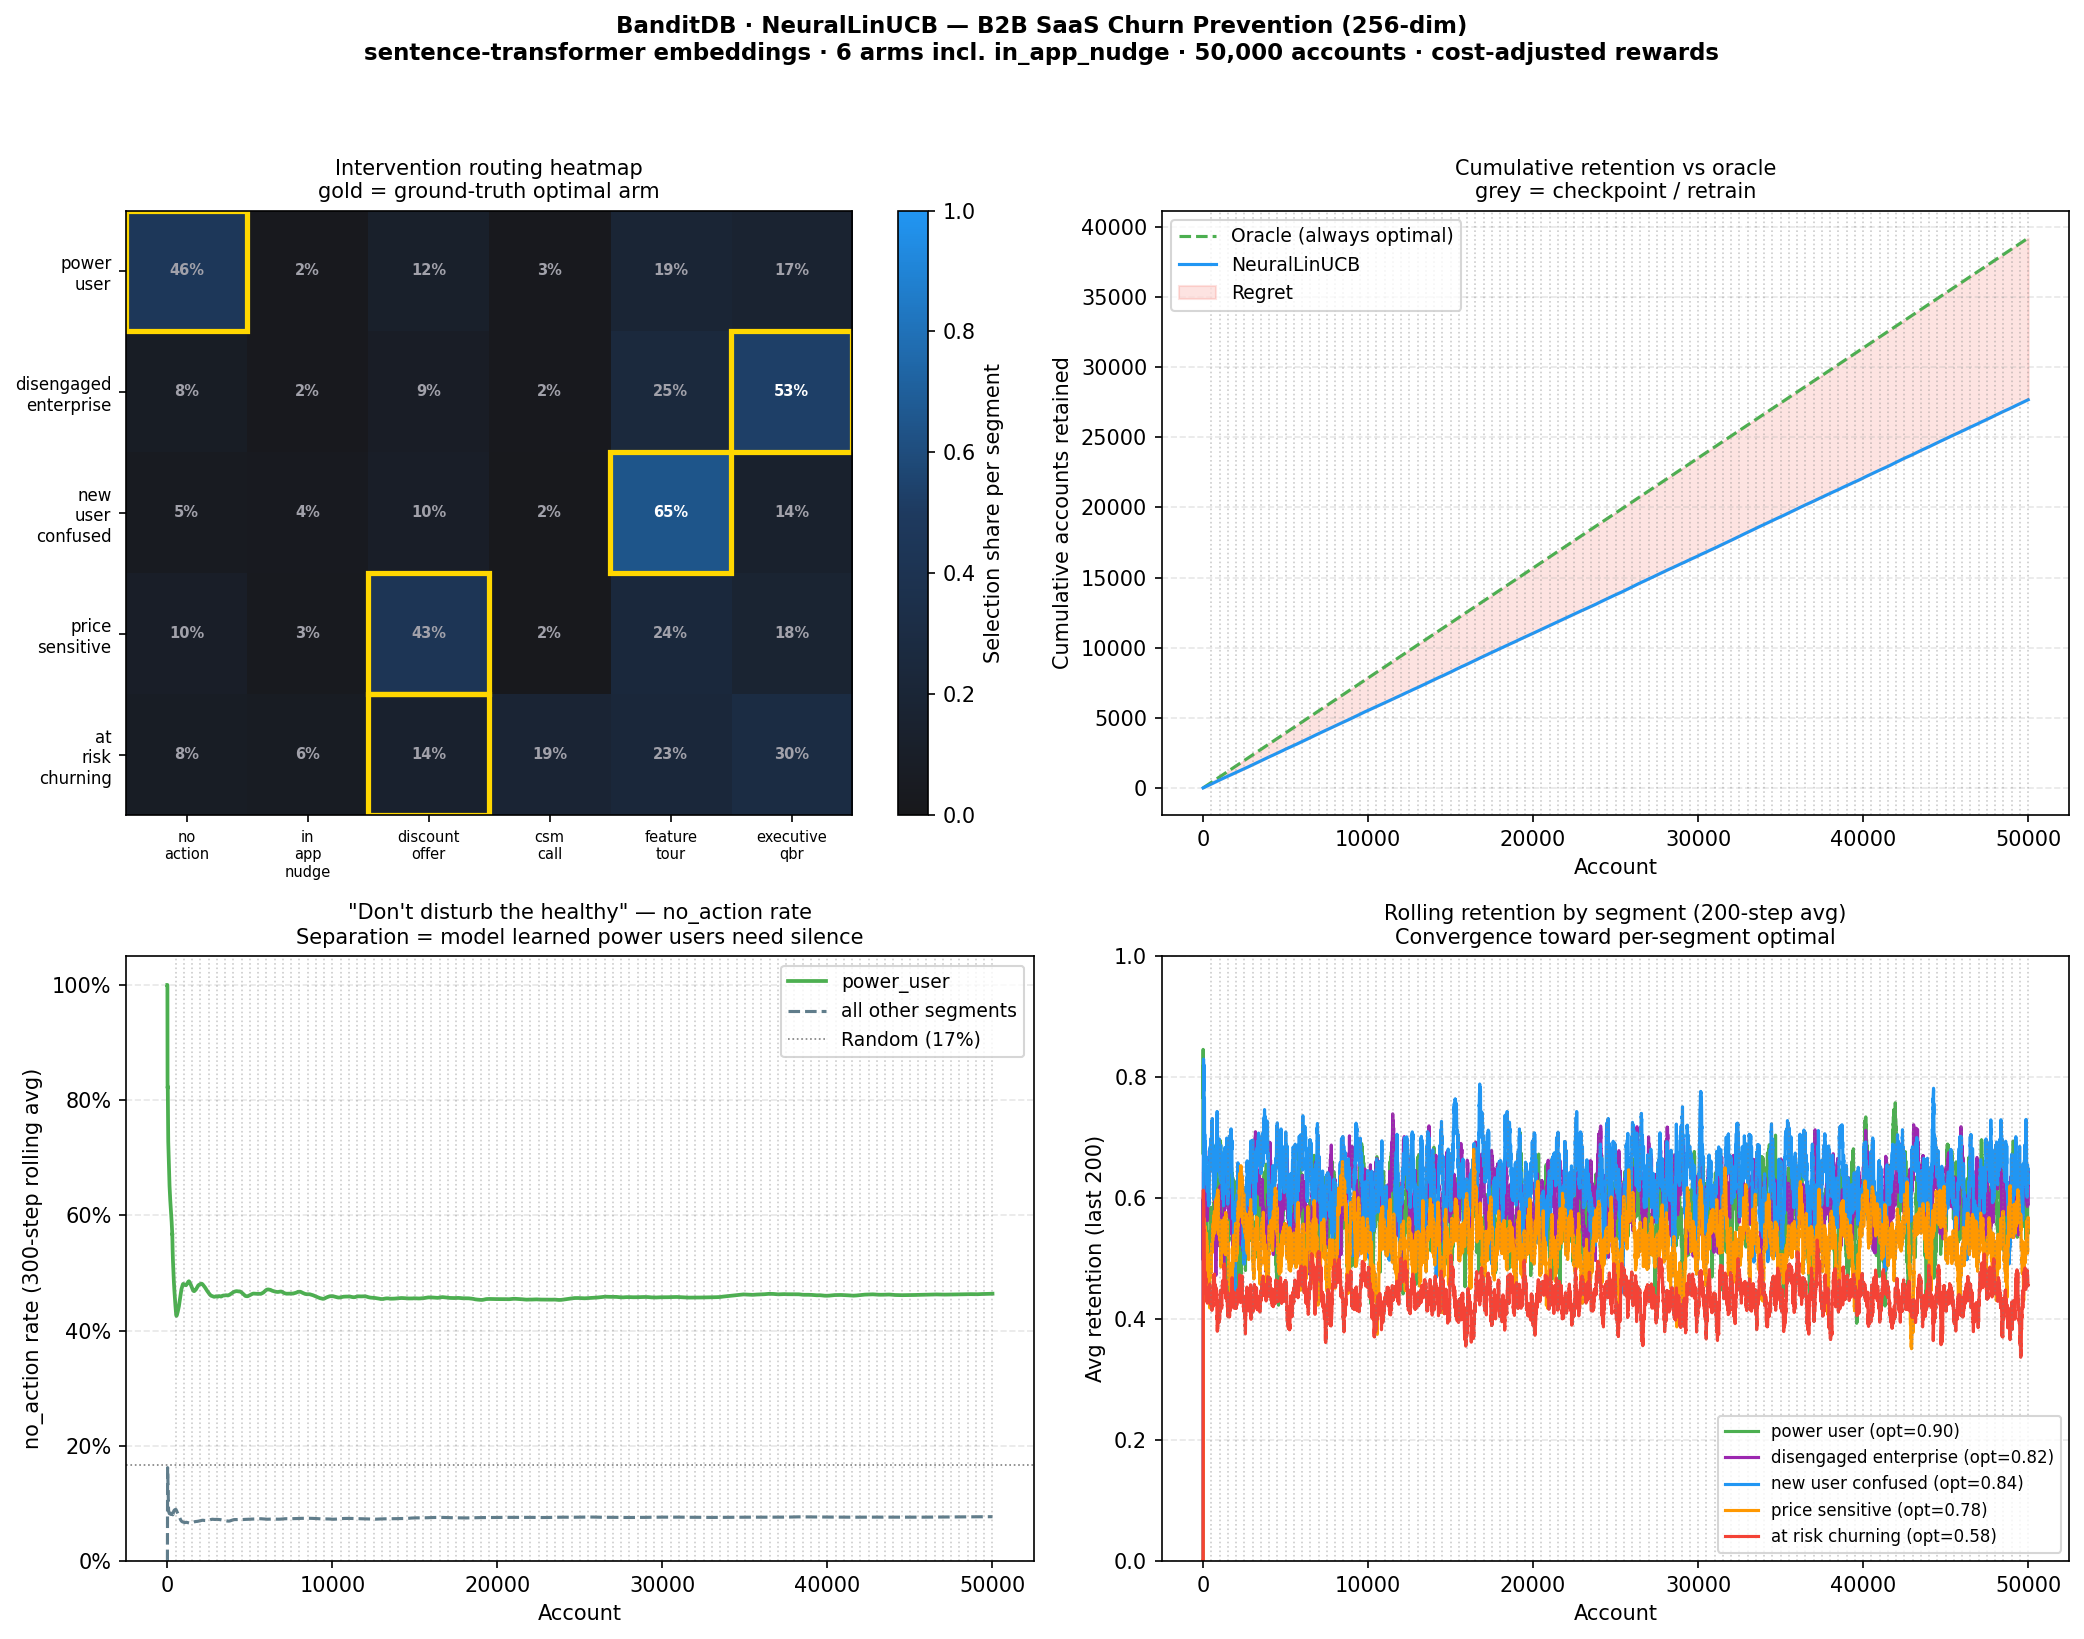

Here is the Python script that generated this plot:
"""examples/15_neural_linucb_churn_prevention_256dim.py

B2B SaaS Churn Prevention — NeuralLinUCB on 256-dim sentence embeddings.

Improvements over example 14 (1024-dim Voyage-3):
  • context_dim = 256 — 16× cheaper retrains, 14× less memory
  • embed_dim = 32   — better compression ratio for 256-dim context
  • retrain_every = 100 — 100 retrains over 10K iterations vs 40
  • 6 arms: adds in_app_nudge (automated $5/account middle option)
  • 10 000 iterations — full convergence expected

── Production embedding (256-dim) ──────────────────────────────────────────────

Replace make_context() with sentence-transformers. CPU-only, no API key:

    from sentence_transformers import SentenceTransformer
    import numpy as np

    encoder = SentenceTransformer("all-MiniLM-L6-v2")   # 22 MB, 384-dim output

    # Project 384 → 256 once at startup (fit PCA on a sample batch)
    from sklearn.decomposition import PCA
    pca = PCA(n_components=256, random_state=0)
    # pca.fit(encoder.encode(sample_texts))  # fit on 500+ samples

    def embed_customer_signals(customer: dict) -> list[float]:
        text = (
            f"Usage: {customer['usage_summary']}\\n"
            f"Days since last login: {customer['days_since_login']}\\n"
            f"Feature adoption: {customer['feature_adoption_pct']:.0%}\\n"
            f"Recent email: {customer['last_email_snippet']}\\n"
            f"Support: {customer['support_summary']}\\n"
            f"NPS: {customer['nps_score']}\\n"
            f"Tier: {customer['tier']}, ARR: ${customer['arr']:,}\\n"
        )
        emb = encoder.encode([text], normalize_embeddings=True)[0]   # 384-dim
        emb256 = pca.transform(emb.reshape(1, -1))[0]               # 256-dim
        return (emb256 / np.linalg.norm(emb256)).tolist()

Alternative: OpenAI text-embedding-3-small with dimensions=256 (native 256-dim output,
no PCA needed — drop-in replacement, one API call per customer event):

    from openai import OpenAI
    client = OpenAI()

    def embed_customer_signals(customer: dict) -> list[float]:
        text = ...  # same fused text as above
        r = client.embeddings.create(model="text-embedding-3-small",
                                     input=text, dimensions=256)
        return r.data[0].embedding   # already 256-dim unit vector

── Arms (6) ─────────────────────────────────────────────────────────────────────

  no_action         Stay silent. Critical for healthy accounts.
  in_app_nudge      Automated in-app banner or 3-email sequence. $5/account.
                    Middle option between silence and human outreach.
  discount_offer    20% off next 3 months. Direct answer to price concerns.
  csm_call          Human CSM outreach. $200/account. High-touch.
  feature_tour      Personalised 5-email onboarding/feature sequence.
  executive_qbr     VP/C-level Quarterly Business Review. Strategic signal.

── Key insight: in_app_nudge closes the gap ─────────────────────────────────────

Without in_app_nudge, the bandit's only options between "do nothing" and
"spend $200 on a CSM call" are binary. This forces the LinUCB layer to over-invest
in csm_call because no cheap alternative exists.

With in_app_nudge, the bandit discovers:
  • power_user:  no_action=0.90, in_app_nudge=0.25  → silence still best
  • new_user:    feature_tour=0.84, in_app_nudge=0.65 → automated onboarding works
  • at_risk:     csm_call (cost-adj)=0.53, discount=0.58 → discount wins on net value
  • disengaged:  executive_qbr=0.82, in_app_nudge=0.35 → enterprise needs humans

Cost-adjusted reward (csm_call costs $200 ≈ 0.15 reward units):
  at_risk_churning optimal → discount_offer (0.58 > csm_call 0.53)
  all others     → unchanged from raw rewards

── Memory advantage ─────────────────────────────────────────────────────────────

  Context dim:  256 (vs 1024 in example 14)
  Naive LinUCB: 256² × 6 arms × 8 bytes = 3.1 MB
  NeuralLinUCB: 32² × 6 + MLP weights  = ~220 KB  (14× smaller)
  vs example 14: retrains 16× faster, memory 3.5× less

Requirements:
    pip install requests matplotlib numpy
    cargo build --features neural
    BANDITDB_API_KEY=<key> ./target/debug/banditdb

Run:
    BANDITDB_API_KEY=<key> python examples/15_neural_linucb_churn_prevention_256dim.py
"""

import os
import sys
import time
import random
import requests
import numpy as np
import matplotlib.pyplot as plt
import matplotlib.ticker as mtick
from matplotlib.colors import LinearSegmentedColormap

SCRIPT_DIR       = os.path.dirname(os.path.abspath(__file__))
DB_URL           = "http://localhost:8080"
API_KEY          = os.getenv("BANDITDB_API_KEY", "BDB2H3a7JYS134GBevNhJV5WeOKCi0ehBjj")
HEADERS          = {"X-Api-Key": API_KEY, "Content-Type": "application/json"}
CAMPAIGN_ID      = "churn_256_v2"
CONTEXT_DIM      = 256    # sentence-transformer compatible (MiniLM / OpenAI 3-small)
EMBED_DIM        = 32     # 8× compression; LinUCB operates here
N_ITERATIONS     = 50_000
CHECKPOINT_EVERY = 500    # progress logging interval
RANDOM_SEED      = 31

ARMS = [
    "no_action",
    "in_app_nudge",     # new: automated $5/account middle option
    "discount_offer",
    "csm_call",
    "feature_tour",
    "executive_qbr",
]

SEGMENTS = [
    "power_user",
    "disengaged_enterprise",
    "new_user_confused",
    "price_sensitive",
    "at_risk_churning",
]

# ---------------------------------------------------------------------------
# Reward matrix: P(retained within 30 days | intervention).
# in_app_nudge fills the gap between silence and expensive human outreach.
# ---------------------------------------------------------------------------
REWARD_BASE = {
    "power_user": {
        "no_action":       0.90,  # healthy — silence is the right answer
        "feature_tour":    0.48,
        "in_app_nudge":    0.25,  # slight annoyance for a happy customer
        "csm_call":        0.35,
        "executive_qbr":   0.22,
        "discount_offer":  0.15,
    },
    "disengaged_enterprise": {
        "executive_qbr":   0.82,  # needs senior-level attention
        "csm_call":        0.58,
        "feature_tour":    0.42,
        "in_app_nudge":    0.35,  # too low-touch for enterprise accounts
        "discount_offer":  0.28,
        "no_action":       0.18,
    },
    "new_user_confused": {
        "feature_tour":    0.84,  # personalised onboarding works best
        "in_app_nudge":    0.65,  # automated sequence works nearly as well
        "csm_call":        0.55,
        "no_action":       0.22,
        "discount_offer":  0.18,
        "executive_qbr":   0.14,
    },
    "price_sensitive": {
        "discount_offer":  0.78,  # price is the issue — answer it directly
        "executive_qbr":   0.48,
        "csm_call":        0.45,
        "in_app_nudge":    0.42,  # value messaging helps
        "feature_tour":    0.32,
        "no_action":       0.12,
    },
    "at_risk_churning": {
        "csm_call":        0.68,  # human touch — best raw score
        "discount_offer":  0.58,  # best after cost adjustment
        "executive_qbr":   0.52,
        "in_app_nudge":    0.42,
        "feature_tour":    0.30,
        "no_action":       0.04,  # they churn without intervention
    },
}

CSM_COST = 0.15  # $200/call normalised — subtracted at reward time

# ---------------------------------------------------------------------------
# Memory footprint
# ---------------------------------------------------------------------------
linucb_bytes  = (CONTEXT_DIM ** 2 + 2 * CONTEXT_DIM) * 8 * len(ARMS)
neural_bytes  = (EMBED_DIM   ** 2 + 2 * EMBED_DIM)   * 8 * len(ARMS)
network_bytes = (CONTEXT_DIM * 128 + 128 +
                 128 * 64    + 64  +
                 64  * EMBED_DIM + EMBED_DIM) * 4
neural_total  = neural_bytes + network_bytes

print("── Memory footprint ─────────────────────────────────────────────────────────")
print(f"  Context dim:       {CONTEXT_DIM}   (256-dim sentence embedding)")
print(f"  Embed dim:         {EMBED_DIM}     ({CONTEXT_DIM}→{EMBED_DIM} compression, 8×)")
print(f"  Arms:              {len(ARMS)}")
print(f"  LinUCB (naive):    {linucb_bytes / 1024:.0f} KB  "
      f"({CONTEXT_DIM}×{CONTEXT_DIM}×{len(ARMS)} matrices)")
print(f"  NeuralLinUCB:      {neural_total / 1024:.0f} KB  "
      f"({EMBED_DIM}×{EMBED_DIM}×{len(ARMS)} + MLP weights)")
print(f"  Reduction:         {linucb_bytes / neural_total:.0f}×")
print(f"  Retrains:          every 100 rewards × {N_ITERATIONS//100} = "
      f"{N_ITERATIONS//100} total", flush=True)
print()

# ---------------------------------------------------------------------------
# Context generation — simulates 256-dim sentence-transformer embeddings.
# Production: replace with embed_customer_signals() + all-MiniLM-L6-v2.
# ---------------------------------------------------------------------------
np_rng = np.random.default_rng(RANDOM_SEED)
rng    = random.Random(RANDOM_SEED)

SEGMENT_CENTERS = {s: np_rng.standard_normal(CONTEXT_DIM) for s in SEGMENTS}
for s in SEGMENTS:
    SEGMENT_CENTERS[s] /= np.linalg.norm(SEGMENT_CENTERS[s])

def make_context(segment: str) -> list:
    raw = SEGMENT_CENTERS[segment] + np_rng.standard_normal(CONTEXT_DIM) * 0.25
    return (raw / np.linalg.norm(raw)).tolist()

def oracle_reward(arm: str, segment: str) -> float:
    base = REWARD_BASE[segment][arm]
    if arm == "csm_call":
        base = max(0.0, base - CSM_COST)
    return max(0.0, min(1.0, base + rng.gauss(0, 0.08)))

def expected_optimal(segment: str) -> float:
    return max(
        (v - CSM_COST if a == "csm_call" else v)
        for a, v in REWARD_BASE[segment].items()
    )

optimal_arm = {
    s: max(ARMS, key=lambda a: REWARD_BASE[s][a] - (CSM_COST if a == "csm_call" else 0))
    for s in SEGMENTS
}

# ---------------------------------------------------------------------------
# HTTP helper — retries on 429 with exponential backoff
# ---------------------------------------------------------------------------
def post(url: str, json_body: dict) -> requests.Response:
    for attempt in range(8):
        r = requests.post(url, headers=HEADERS, json=json_body)
        if r.status_code != 429:
            return r
        time.sleep(1.5 ** attempt)
    return r

# ---------------------------------------------------------------------------
# Create campaign
# ---------------------------------------------------------------------------
resp = post(f"{DB_URL}/campaign", {
    "campaign_id": CAMPAIGN_ID,
    "arms":        ARMS,
    "feature_dim": 0,
    "alpha":       0.5,
    "algorithm": {
        "neural_lin_ucb": {
            "context_dim":   CONTEXT_DIM,
            "embed_dim":     EMBED_DIM,
            "hidden_dim":    128,
            "hidden_layers": 2,
            "retrain_every": 100,   # 100 retrains over 10K iterations
            "retrain_steps": 200,
            "learning_rate": 0.001,
            "lambda":        1.0,
        }
    },
    "metadata": {
        "use_case":        "b2b_saas_churn_prevention",
        "embedding_model": "all-MiniLM-L6-v2 (384→256 PCA) or text-embedding-3-small (256)",
        "context_source":  "usage_signals_email_support_crm_fused",
        "reward_signal":   "account_retained_within_30_days",
        "cost_adjustment": "csm_call -0.15 (~$200/account)",
    },
})

if resp.status_code == 422:
    print("ERROR: NeuralLinUCB not compiled. Run: cargo build --features neural")
    sys.exit(1)
elif resp.status_code not in (200, 201, 409):
    print(f"Unexpected status {resp.status_code}: {resp.text}")
    sys.exit(1)

# ---------------------------------------------------------------------------
# Simulation loop
# ---------------------------------------------------------------------------
selection_matrix = {s: {a: 0 for a in ARMS} for s in SEGMENTS}

# "Don't disturb the healthy" tracker
noact_counts = {"power_user": 0, "other": 0}
noact_totals = {"power_user": 0, "other": 0}
noact_rate_pu = []
noact_rate_ot = []
NOACT_WINDOW  = 300

cum_reward     = 0.0
cum_optimal    = 0.0
cum_reward_log = []
cum_regret_log = []
checkpoint_steps = []
iterations     = []

WINDOW = 200
reward_window  = {s: [] for s in SEGMENTS}
rolling_reward = {s: [] for s in SEGMENTS}

print(f"Running {N_ITERATIONS:,} iterations — {CONTEXT_DIM}-dim context — "
      f"retrain every 100 rewards — checkpoint log every {CHECKPOINT_EVERY} …", flush=True)
print(f"{'Iter':>6}  {'':12}  {'Cum regret':>12}  "
      f"{'no_action (power)':>18}  {'no_action (other)':>17}")
print("─" * 74, flush=True)

for i in range(1, N_ITERATIONS + 1):
    segment = rng.choice(SEGMENTS)
    context = make_context(segment)

    resp = post(f"{DB_URL}/predict",
                {"campaign_id": CAMPAIGN_ID, "context": context})
    body = resp.json()
    if "arm_id" not in body:
        print(f"  WARN step {i}: {resp.status_code} {body}", flush=True)
        continue
    arm = body["arm_id"]
    iid = body["interaction_id"]

    r = oracle_reward(arm, segment)
    post(f"{DB_URL}/reward",
         {"interaction_id": iid, "reward": round(r, 4)})

    selection_matrix[segment][arm] += 1

    key = "power_user" if segment == "power_user" else "other"
    noact_totals[key] += 1
    if arm == "no_action":
        noact_counts[key] += 1

    noact_rate_pu.append(noact_counts["power_user"] / max(noact_totals["power_user"], 1))
    noact_rate_ot.append(noact_counts["other"]      / max(noact_totals["other"],      1))

    for s in SEGMENTS:
        reward_window[s].append(r if s == segment else None)
        vals = [v for v in reward_window[s][-WINDOW:] if v is not None]
        rolling_reward[s].append(sum(vals) / len(vals) if vals else 0.0)

    cum_reward  += r
    cum_optimal += expected_optimal(segment)
    iterations.append(i)
    cum_reward_log.append(cum_reward)
    cum_regret_log.append(cum_optimal - cum_reward)

    if i % CHECKPOINT_EVERY == 0:
        post(f"{DB_URL}/checkpoint", {})
        checkpoint_steps.append(i)
        pu_rate = noact_counts["power_user"] / max(noact_totals["power_user"], 1)
        ot_rate = noact_counts["other"]      / max(noact_totals["other"],      1)
        print(f"{i:>6}  {'checkpoint':^12}  "
              f"{cum_optimal - cum_reward:>12.1f}  "
              f"{pu_rate:>17.1%}  {ot_rate:>16.1%}", flush=True)

print(flush=True)
print("Done.  Rendering charts …", flush=True)

# ---------------------------------------------------------------------------
# Charts
# ---------------------------------------------------------------------------
ARM_COLORS = {
    "no_action":       "#607D8B",
    "in_app_nudge":    "#34D399",
    "discount_offer":  "#F44336",
    "csm_call":        "#FF9800",
    "feature_tour":    "#4CAF50",
    "executive_qbr":   "#9C27B0",
}
SEGMENT_COLORS = {
    "power_user":            "#4CAF50",
    "disengaged_enterprise": "#9C27B0",
    "new_user_confused":     "#2196F3",
    "price_sensitive":       "#FF9800",
    "at_risk_churning":      "#F44336",
}

def add_ckpts(ax):
    for s in checkpoint_steps:
        ax.axvline(s, color="grey", linestyle=":", linewidth=0.8, alpha=0.4)

def smoothed(series, w=300):
    return [sum(series[max(0, k - w):k + 1]) / min(k + 1, w)
            for k in range(len(series))]

fig, axes = plt.subplots(2, 2, figsize=(14, 11))
fig.suptitle(
    "BanditDB · NeuralLinUCB — B2B SaaS Churn Prevention (256-dim)\n"
    f"sentence-transformer embeddings · {len(ARMS)} arms incl. in_app_nudge · "
    f"{N_ITERATIONS:,} accounts · cost-adjusted rewards",
    fontsize=11, fontweight="bold", y=0.99,
)

# ── Panel A: Intervention routing heatmap ────────────────────────────────
ax = axes[0, 0]
matrix   = np.array(
    [[selection_matrix[s][a] for a in ARMS] for s in SEGMENTS], dtype=float
)
row_sums = matrix.sum(axis=1, keepdims=True)
norm_m   = np.divide(matrix, row_sums, where=row_sums > 0)
cmap = LinearSegmentedColormap.from_list("bdb", ["#18181b", "#1e3a5f", "#2196F3"])
im   = ax.imshow(norm_m, cmap=cmap, vmin=0, vmax=1, aspect="auto")
ax.set_xticks(range(len(ARMS)))
ax.set_yticks(range(len(SEGMENTS)))
ax.set_xticklabels([a.replace("_", "\n") for a in ARMS], fontsize=7)
ax.set_yticklabels([s.replace("_", "\n") for s in SEGMENTS], fontsize=8)
ax.set_title("Intervention routing heatmap\ngold = ground-truth optimal arm", fontsize=10)
plt.colorbar(im, ax=ax, label="Selection share per segment")
for r, s in enumerate(SEGMENTS):
    for c, a in enumerate(ARMS):
        pct   = norm_m[r, c] * 100
        color = "white" if norm_m[r, c] > 0.5 else "#a1a1aa"
        ax.text(c, r, f"{pct:.0f}%", ha="center", va="center",
                fontsize=7, color=color, fontweight="bold")
    opt_c = ARMS.index(optimal_arm[s])
    ax.add_patch(plt.Rectangle((opt_c - 0.5, r - 0.5), 1, 1,
                                fill=False, edgecolor="gold", linewidth=2.5))

# ── Panel B: Cumulative reward vs oracle ─────────────────────────────────
ax = axes[0, 1]
oracle_log = [(i + 1) * sum(expected_optimal(s) for s in SEGMENTS) / len(SEGMENTS)
              for i in range(len(iterations))]
ax.plot(iterations, oracle_log,     label="Oracle (always optimal)",
        color="#4CAF50", linestyle="--", linewidth=1.5)
ax.plot(iterations, cum_reward_log, label="NeuralLinUCB",
        color="#2196F3", linewidth=1.5)
ax.fill_between(iterations, cum_reward_log, oracle_log,
                alpha=0.15, color="#F44336", label="Regret")
add_ckpts(ax)
ax.set_title("Cumulative retention vs oracle\ngrey = checkpoint / retrain", fontsize=10)
ax.set_xlabel("Account")
ax.set_ylabel("Cumulative accounts retained")
ax.legend(fontsize=9)
ax.grid(axis="y", linestyle="--", alpha=0.3)

# ── Panel C: "Don't disturb the healthy" ─────────────────────────────────
ax = axes[1, 0]
sm_pu = smoothed(noact_rate_pu, w=NOACT_WINDOW)
sm_ot = smoothed(noact_rate_ot, w=NOACT_WINDOW)
ax.plot(iterations, sm_pu, label="power_user",
        color=SEGMENT_COLORS["power_user"], linewidth=1.8)
ax.plot(iterations, sm_ot, label="all other segments",
        color="#607D8B", linewidth=1.5, linestyle="--")
ax.axhline(1 / len(ARMS), color="grey", linewidth=0.8, linestyle=":",
           label=f"Random ({1/len(ARMS):.0%})")
add_ckpts(ax)
ax.set_title(
    '"Don\'t disturb the healthy" — no_action rate\n'
    "Separation = model learned power users need silence",
    fontsize=10,
)
ax.set_xlabel("Account")
ax.set_ylabel(f"no_action rate ({NOACT_WINDOW}-step rolling avg)")
ax.set_ylim(0, 1.05)
ax.yaxis.set_major_formatter(mtick.PercentFormatter(xmax=1))
ax.legend(fontsize=9)
ax.grid(axis="y", linestyle="--", alpha=0.3)

# ── Panel D: Rolling retention per segment ───────────────────────────────
ax = axes[1, 1]
for s in SEGMENTS:
    ax.plot(iterations, rolling_reward[s],
            label=f"{s.replace('_', ' ')} (opt={expected_optimal(s):.2f})",
            color=SEGMENT_COLORS[s], linewidth=1.5)
add_ckpts(ax)
ax.set_title(
    f"Rolling retention by segment ({WINDOW}-step avg)\n"
    "Convergence toward per-segment optimal",
    fontsize=10,
)
ax.set_xlabel("Account")
ax.set_ylabel(f"Avg retention (last {WINDOW})")
ax.set_ylim(0.0, 1.0)
ax.legend(fontsize=8)
ax.grid(axis="y", linestyle="--", alpha=0.3)

plt.tight_layout(rect=[0, 0, 1, 0.96])
out = os.path.join(SCRIPT_DIR, "15_neural_linucb_churn_prevention_256dim.png")
plt.savefig(out, dpi=150, bbox_inches="tight")
print(f"Chart saved → {out}", flush=True)

# ---------------------------------------------------------------------------
# Routing table
# ---------------------------------------------------------------------------
print("\n── Learned intervention routing table ───────────────────────────────────────")
arm_labels = [a[:13].ljust(13) for a in ARMS]
print(f"{'Segment':<28}" + "".join(f"{l:>14}" for l in arm_labels))
print("─" * (28 + 14 * len(ARMS)))
for s in SEGMENTS:
    total = sum(selection_matrix[s].values())
    row   = f"{s.replace('_', ' '):<28}"
    for a in ARMS:
        pct  = selection_matrix[s][a] / max(total, 1) * 100
        star = "★" if a == optimal_arm[s] else " "
        row += f"{pct:>12.1f}%{star}"
    print(row)
print("\n★ = ground-truth optimal (cost-adjusted)")

# Performance vs baselines
model_avg  = cum_reward_log[-1] / N_ITERATIONS
random_avg = sum(
    sum((v - CSM_COST if a == "csm_call" else v) for v in seg.values()) / len(ARMS)
    for seg in REWARD_BASE.values()
) / len(SEGMENTS)
oracle_avg = sum(expected_optimal(s) for s in SEGMENTS) / len(SEGMENTS)

print(f"\n── Performance ──────────────────────────────────────────────────────────────")
print(f"  Oracle avg reward:  {oracle_avg:.3f}")
print(f"  Model avg reward:   {model_avg:.3f}  ({(model_avg/oracle_avg)*100:.0f}% of oracle)")
print(f"  Random avg reward:  {random_avg:.3f}")
print(f"  vs random:          {((model_avg - random_avg)/random_avg)*100:+.0f}%")

pu_final = noact_counts["power_user"] / max(noact_totals["power_user"], 1)
ot_final = noact_counts["other"]      / max(noact_totals["other"],      1)
print(f"\n── \"Don't disturb the healthy\" ──────────────────────────────────────────────")
print(f"  no_action — power_user:  {pu_final:.1%}")
print(f"  no_action — all others:  {ot_final:.1%}")
print(f"  random baseline:         {1/len(ARMS):.1%}")
if pu_final > ot_final * 1.5:
    print("  ✓ Model learned to leave healthy accounts alone")
else:
    print("  — separation not yet clear (expected at 10K with 100 retrains)")

print(f"\n── Memory ───────────────────────────────────────────────────────────────────")
print(f"  Naive LinUCB: {linucb_bytes/1024:.0f} KB")
print(f"  NeuralLinUCB: {neural_total/1024:.0f} KB  ({linucb_bytes//neural_total}× smaller)")
print(f"\n── Retrain cadence ──────────────────────────────────────────────────────────")
print(f"  {N_ITERATIONS // 100} retrains over {N_ITERATIONS:,} iterations  "
      f"(every 100 rewards, {200} gradient steps each)")
